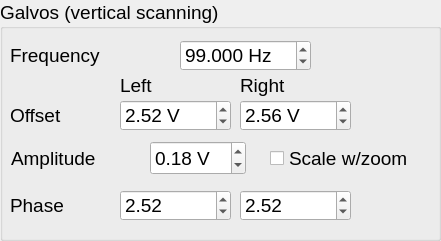
           <widget class="QGroupBox" name="groupBox_7">
            <property name="enabled">
             <bool>true</bool>
            </property>
            <property name="geometry">
             <rect>
              <x>450</x>
              <y>260</y>
              <width>441</width>
              <height>241</height>
             </rect>
            </property>
            <property name="font">
             <font>
              <pointsize>14</pointsize>
             </font>
            </property>
            <property name="title">
             <string>Galvos (vertical scanning)</string>
            </property>
            <widget class="QLabel" name="label_24">
             <property name="geometry">
              <rect>
               <x>10</x>
               <y>40</y>
               <width>131</width>
               <height>31</height>
              </rect>
             </property>
             <property name="font">
              <font>
               <pointsize>14</pointsize>
              </font>
             </property>
             <property name="text">
              <string>Frequency</string>
             </property>
            </widget>
            <widget class="QDoubleSpinBox" name="GalvoFrequencySpinBox">
             <property name="enabled">
              <bool>true</bool>
             </property>
             <property name="geometry">
              <rect>
               <x>180</x>
               <y>40</y>
               <width>131</width>
               <height>31</height>
              </rect>
             </property>
             <property name="font">
              <font>
               <pointsize>14</pointsize>
              </font>
             </property>
             <property name="suffix">
              <string> Hz</string>
             </property>
             <property name="decimals">
              <number>3</number>
             </property>
             <property name="maximum">
              <double>400.000000000000000</double>
             </property>
             <property name="singleStep">
              <double>0.001000000000000</double>
             </property>
             <property name="value">
              <double>99.000000000000000</double>
             </property>
            </widget>
            <widget class="QLabel" name="label_42">
             <property name="geometry">
              <rect>
               <x>120</x>
               <y>70</y>
               <width>91</width>
               <height>31</height>
              </rect>
             </property>
             <property name="font">
              <font>
               <pointsize>14</pointsize>
              </font>
             </property>
             <property name="text">
              <string>Left</string>
             </property>
            </widget>
            <widget class="QLabel" name="label_43">
             <property name="geometry">
              <rect>
               <x>240</x>
               <y>70</y>
               <width>91</width>
               <height>31</height>
              </rect>
             </property>
             <property name="font">
              <font>
               <pointsize>14</pointsize>
              </font>
             </property>
             <property name="text">
              <string>Right</string>
             </property>
            </widget>
            <widget class="QLabel" name="label_44">
             <property name="geometry">
              <rect>
               <x>10</x>
               <y>100</y>
               <width>131</width>
               <height>31</height>
              </rect>
             </property>
             <property name="font">
              <font>
               <pointsize>14</pointsize>
              </font>
             </property>
             <property name="text">
              <string>Offset</string>
             </property>
            </widget>
            <widget class="QLabel" name="label_45">
             <property name="geometry">
              <rect>
               <x>11</x>
               <y>144</y>
               <width>131</width>
               <height>28</height>
              </rect>
             </property>
             <property name="font">
              <font>
               <pointsize>14</pointsize>
              </font>
             </property>
             <property name="text">
              <string>Amplitude</string>
             </property>
            </widget>
            <widget class="QDoubleSpinBox" name="LeftGalvoAmplitudeSpinBox">
             <property name="enabled">
              <bool>true</bool>
             </property>
             <property name="geometry">
              <rect>
               <x>150</x>
               <y>141</y>
               <width>96</width>
               <height>34</height>
              </rect>
             </property>
             <property name="font">
              <font>
               <pointsize>14</pointsize>
              </font>
             </property>
             <property name="toolTip">
              <string>Defines vertical scanning range (heights of the light sheet illuminated area)</string>
             </property>
             <property name="suffix">
              <string> V</string>
             </property>
             <property name="maximum">
              <double>5.000000000000000</double>
             </property>
             <property name="singleStep">
              <double>0.010000000000000</double>
             </property>
             <property name="value">
              <double>0.180000000000000</double>
             </property>
            </widget>
            <widget class="QDoubleSpinBox" name="RightGalvoOffsetSpinBox">
             <property name="enabled">
              <bool>true</bool>
             </property>
             <property name="geometry">
              <rect>
               <x>240</x>
               <y>100</y>
               <width>111</width>
               <height>31</height>
              </rect>
             </property>
             <property name="font">
              <font>
               <pointsize>14</pointsize>
              </font>
             </property>
             <property name="toolTip">
              <string>Vertical offset of the laser beam, Right arm.</string>
             </property>
             <property name="suffix">
              <string> V</string>
             </property>
             <property name="minimum">
              <double>-5.000000000000000</double>
             </property>
             <property name="maximum">
              <double>5.000000000000000</double>
             </property>
             <property name="singleStep">
              <double>0.010000000000000</double>
             </property>
             <property name="value">
              <double>2.560000000000000</double>
             </property>
            </widget>
            <widget class="QDoubleSpinBox" name="LeftGalvoOffsetSpinBox">
             <property name="enabled">
              <bool>true</bool>
             </property>
             <property name="geometry">
              <rect>
               <x>120</x>
               <y>100</y>
               <width>111</width>
               <height>31</height>
              </rect>
             </property>
             <property name="font">
              <font>
               <pointsize>14</pointsize>
              </font>
             </property>
             <property name="toolTip">
              <string>Vertical offset of the laser beam, Left arm.</string>
             </property>
             <property name="suffix">
              <string> V</string>
             </property>
             <property name="minimum">
              <double>-5.000000000000000</double>
             </property>
             <property name="maximum">
              <double>5.000000000000000</double>
             </property>
             <property name="singleStep">
              <double>0.010000000000000</double>
             </property>
             <property name="value">
              <double>2.520000000000000</double>
             </property>
            </widget>
            <widget class="QLabel" name="label_46">
             <property name="geometry">
              <rect>
               <x>10</x>
               <y>190</y>
               <width>131</width>
               <height>31</height>
              </rect>
             </property>
             <property name="font">
              <font>
               <pointsize>14</pointsize>
              </font>
             </property>
             <property name="text">
              <string>Phase</string>
             </property>
            </widget>
            <widget class="QDoubleSpinBox" name="LeftGalvoPhaseSpinBox">
             <property name="enabled">
              <bool>true</bool>
             </property>
             <property name="geometry">
              <rect>
               <x>120</x>
               <y>190</y>
               <width>111</width>
               <height>31</height>
              </rect>
             </property>
             <property name="font">
              <font>
               <pointsize>14</pointsize>
              </font>
             </property>
             <property name="maximum">
              <double>360.000000000000000</double>
             </property>
             <property name="singleStep">
              <double>0.010000000000000</double>
             </property>
             <property name="value">
              <double>2.520000000000000</double>
             </property>
            </widget>
            <widget class="QDoubleSpinBox" name="RightGalvoPhaseSpinBox">
             <property name="enabled">
              <bool>true</bool>
             </property>
             <property name="geometry">
              <rect>
               <x>240</x>
               <y>190</y>
               <width>111</width>
               <height>31</height>
              </rect>
             </property>
             <property name="font">
              <font>
               <pointsize>14</pointsize>
              </font>
             </property>
             <property name="maximum">
              <double>360.000000000000000</double>
             </property>
             <property name="singleStep">
              <double>0.010000000000000</double>
             </property>
             <property name="value">
              <double>2.520000000000000</double>
             </property>
            </widget>
            <widget class="QCheckBox" name="checkBoxScaleWZoom">
             <property name="geometry">
              <rect>
               <x>270</x>
               <y>142</y>
               <width>171</width>
               <height>32</height>
              </rect>
             </property>
             <property name="font">
              <font>
               <pointsize>14</pointsize>
              </font>
             </property>
             <property name="toolTip">
              <string>Auto-adjust the galvo amplitude when zoom is changed</string>
             </property>
             <property name="text">
              <string>Scale w/zoom</string>
             </property>
            </widget>
            <zorder>label_24</zorder>
            <zorder>GalvoFrequencySpinBox</zorder>
            <zorder>label_42</zorder>
            <zorder>label_43</zorder>
            <zorder>label_44</zorder>
            <zorder>LeftGalvoAmplitudeSpinBox</zorder>
            <zorder>RightGalvoOffsetSpinBox</zorder>
            <zorder>LeftGalvoOffsetSpinBox</zorder>
            <zorder>label_46</zorder>
            <zorder>LeftGalvoPhaseSpinBox</zorder>
            <zorder>RightGalvoPhaseSpinBox</zorder>
            <zorder>checkBoxScaleWZoom</zorder>
            <zorder>label_45</zorder>
           </widget>
